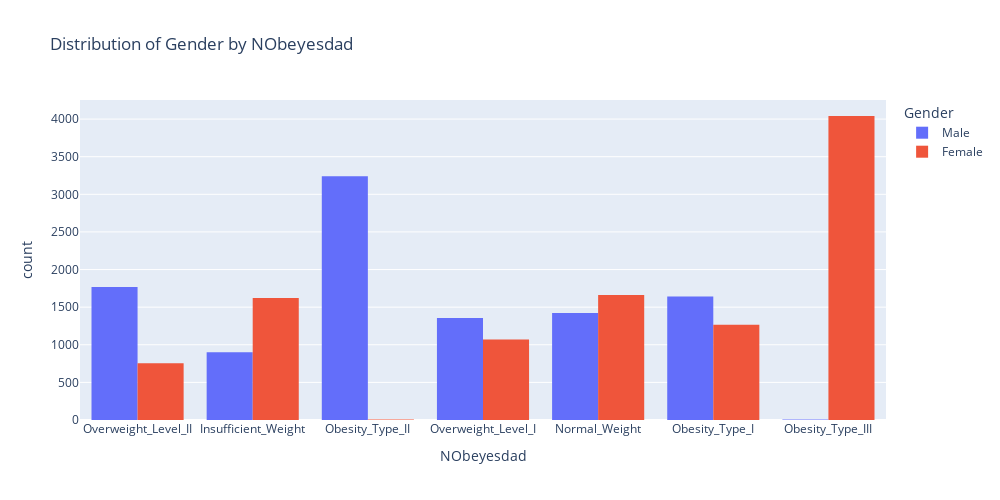

Notebook code cell kept with this figure:
### Markdown cell above
<b>We can See That <br>
1 - Obesity Type III is more prevalent in females.<br>
2 - Obesity Type II is more common in males.<br>
3 - Insufficient conditions appear more frequently in females.<br>
4 - Overweight and normal weight categories show a more balanced distribution between genders.<b>

### Code cell
px.histogram(df, x="NObeyesdad",color="Gender",barmode="group", height=500, width=1000, title="Distribution of Gender by NObeyesdad")

### Figure 1 — Plotly figure (JSON) as saved in the notebook; plotly's stock layout.template omitted (floating-point values rounded to 4 significant figures; data arrays with more than 128 entries replaced by an {"elided": "..."} marker saying what was removed)
{"data": [{"alignmentgroup": "True", "bingroup": "x", "hovertemplate": "Gender=Male<br>NObeyesdad=%{x}<br>count=%{y}<extra></extra>", "legendgroup": "Male", "marker": {"color": "#636efa", "pattern": {"shape": ""}}, "name": "Male", "offsetgroup": "Male", "orientation": "v", "showlegend": true, "type": "histogram", "x": {"elided": "10336 str values"}, "xaxis": "x", "yaxis": "y"}, {"alignmentgroup": "True", "bingroup": "x", "hovertemplate": "Gender=Female<br>NObeyesdad=%{x}<br>count=%{y}<extra></extra>", "legendgroup": "Female", "marker": {"color": "#EF553B", "pattern": {"shape": ""}}, "name": "Female", "offsetgroup": "Female", "orientation": "v", "showlegend": true, "type": "histogram", "x": {"elided": "10422 str values"}, "xaxis": "x", "yaxis": "y"}], "layout": {"barmode": "group", "height": 500, "legend": {"title": {"text": "Gender"}, "tracegroupgap": 0}, "title": {"text": "Distribution of Gender by NObeyesdad"}, "width": 1000, "xaxis": {"anchor": "y", "domain": [0, 1], "title": {"text": "NObeyesdad"}}, "yaxis": {"anchor": "x", "domain": [0, 1], "title": {"text": "count"}}}}
